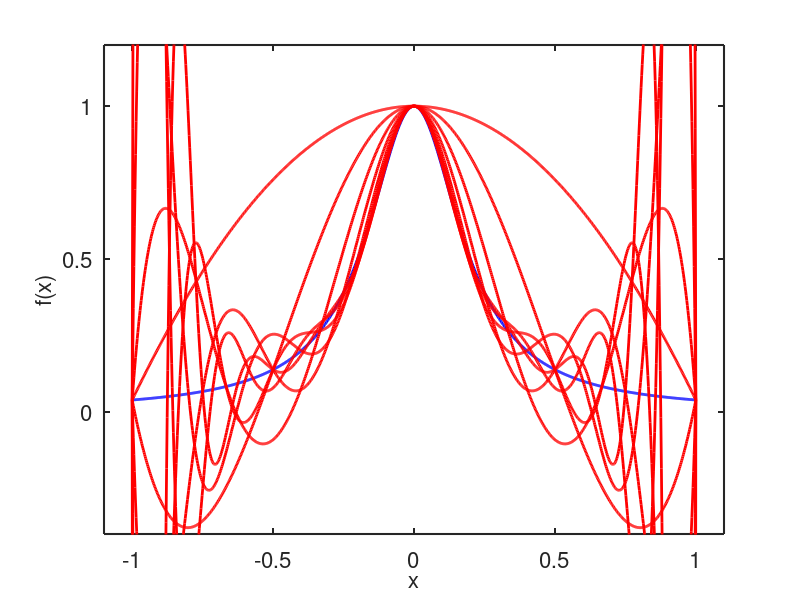
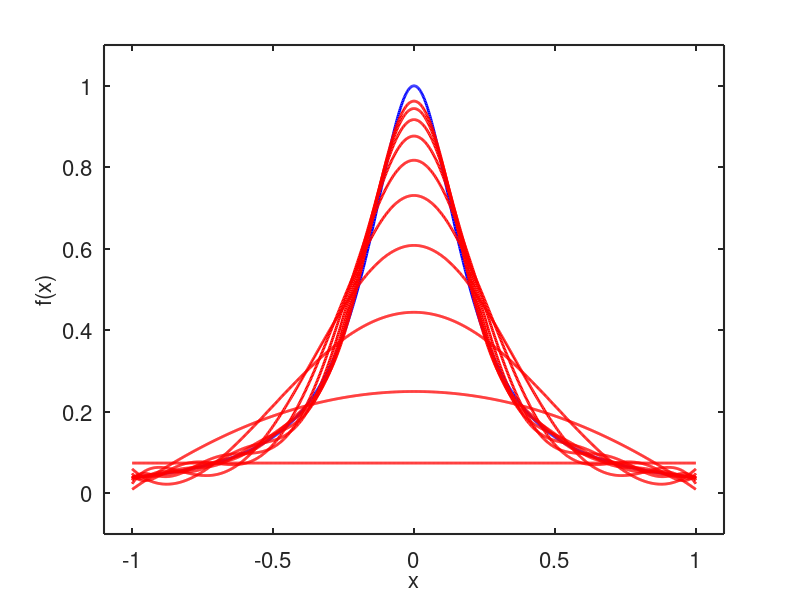
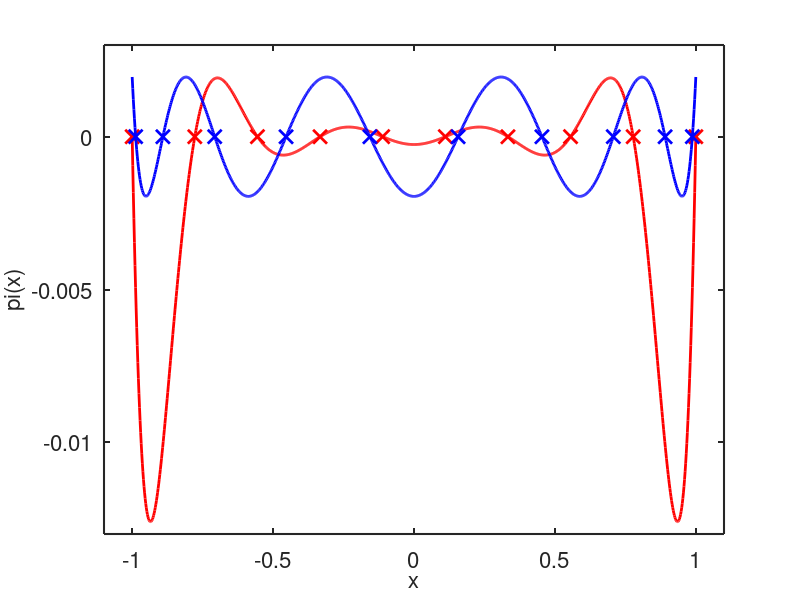

The MATLAB source for these figures, in order:
%% Exercise 8.4
clc;clear;close all;
%% 1)
% Verify that the interpolation polynomials p_k(x) using equally spaced 
% nodes are such that
% lim_{k->infinity} abs( f(x) - p_k(x)) ~ 0

f = @(x) 1./(1 + (5*x).^2); 

xx = linspace(-1, 1, 1000);
fxx = f(xx);

figure("Name","Equally spaced nodes")
%subplot(1,2,1)
hold on, box on
plot(xx, fxx, 'b-', 'LineWidth',2)
axis([-1.1 1.1 -0.4 1.2])
set(gca,'FontSize',16)
set(gca,'LineWidth',1.5)
xlabel('x','FontSize',16)
ylabel('f(x)','FontSize',16)

for k = 2:2:16
  x = linspace(-1, 1, k+1);
  fx = f(x);
  coef = polyfit(x, fx, k);
  yy = polyval(coef, xx);
  plot(xx, yy, 'r-', 'LineWidth',2)
  pause(1)
end

%subplot(1,2,2)
%hold on, box on
%plot(xx, fxx, 'b-', 'LineWidth',2)
%axis([-1.1 1.1 -1.2 2.4])
%set(gca,'FontSize',16)
%set(gca,'LineWidth',1.5)
%xlabel('x','FontSize',16)
%ylabel('f(x)','FontSize',16)

%for k = 12:2:16
 % x = linspace(-1, 1, k);
  %fx = f(x);
  %coef = polyfit(x, fx, k-1);    
  %yy = polyval(coef, xx);
  %plot(xx, yy, 'r-', 'LineWidth',2)
  %pause(1)
%end

% The interpolation polynomials approach the function in the middle 
% of the interval, but close to the boundaries increasing oscillations appears.


%% 2)
% Overcome this problem using non uniformly distributed nodes, e.g. Chebyshev nodes
figure("Name","Chebyshev nodes")
%subplot(1,2,1)
hold on, box on
plot(xx, fxx, 'b-', 'LineWidth',2)
axis([-1.1 1.1 -0.1 1.1])
set(gca,'FontSize',16)
set(gca,'LineWidth',1.5)
xlabel('x','FontSize',16)
ylabel('f(x)','FontSize',16)

for k = 2:2:20
  j = [0:k-1];
  xcheb = cos((2*j+1)/(2*(k))*pi);
  fcheb = f(xcheb);
  coef = polyfit(xcheb, fcheb, k-1);    
  yy = polyval(coef, xx);
  plot(xx, yy, 'r-', 'LineWidth',2)
  pause(1)
end

%subplot(1,2,2)
%hold on, box on
%plot(xx, fxx, 'b-', 'LineWidth',2)
%axis([-1.1 1.1 -0.1 1.1])
%set(gca,'FontSize',16)
%set(gca,'LineWidth',1.5)
%xlabel('x','FontSize',16)
%ylabel('f(x)','FontSize',16)

%for k = [12:2:20]
%  j = [0:k-1];
%  xcheb = cos((2*j+1)/(2*(k))*pi);
%  fcheb = f(xcheb);
%  coef = polyfit(xcheb, fcheb, k-1);    
%  yy = polyval(coef, xx);
%  plot(xx, yy, 'r-', 'LineWidth',2)
%  pause(1)
%end

% The oscillating behavior is eliminated with Chebyshev nodes: 
% the usage of this kind of nodes allow for a better distribution of the error,
% more uniformly in the interpolation interval. This is clear if we plot the 
% monic polynomial, as an example for the case of 10 nodes.

%%
k = 10;
j = [0:k-1];
xeven = linspace(-1, 1, k);
xcheb = cos((2*j+1)/(2*k)*pi);

coef_even = poly(xeven);
coef_cheb = poly(xcheb);

pi_even = polyval(coef_even, xx);
pi_cheb = polyval(coef_cheb, xx);

figure
plot(xx, pi_even, 'r', 'LineWidth',2)
hold on, box on
plot(xeven, 0*xeven, 'rx', 'LineWidth',2, 'Markersize',10)
plot(xx, pi_cheb, 'b', 'LineWidth',2)
plot(xcheb, 0*xcheb, 'bx', 'LineWidth',2, 'Markersize',10)
axis([-1.1 1.1 -13e-3 3e-3])
set(gca,'FontSize',16)
set(gca,'LineWidth',1.5)
xlabel('x','FontSize',16)
ylabel('pi(x)','FontSize',16)

% The monic polynomial obtained with equally spaced nodes shows high peaks
% next to the extremes of the interval. Instead the one related to the
% Chebyshev nodes has a series of maxs and mins of the same height.
